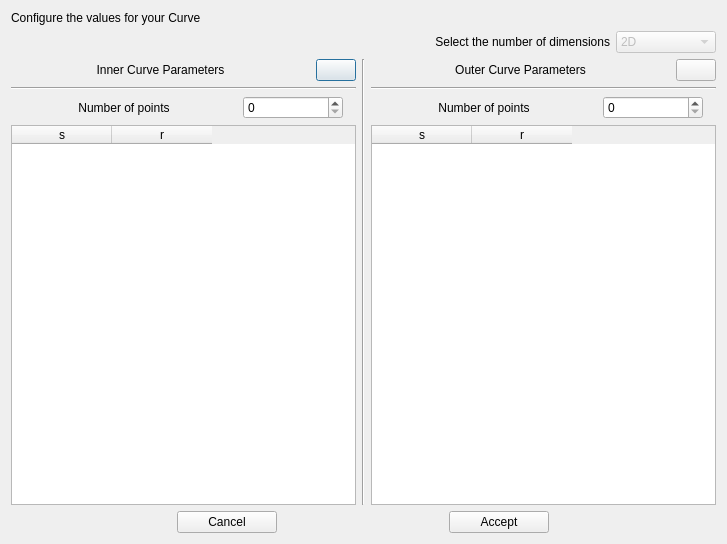
<?xml version="1.0" encoding="UTF-8"?>
<ui version="4.0">
 <class>VirtualCurveDialog</class>
 <widget class="QDialog" name="VirtualCurveDialog">
  <property name="geometry">
   <rect>
    <x>0</x>
    <y>0</y>
    <width>727</width>
    <height>544</height>
   </rect>
  </property>
  <property name="windowTitle">
   <string>Dialog</string>
  </property>
  <layout class="QVBoxLayout" name="verticalLayout_3">
   <item>
    <widget class="QLabel" name="label">
     <property name="text">
      <string>Configure the values for your Curve</string>
     </property>
    </widget>
   </item>
   <item>
    <layout class="QHBoxLayout" name="horizontalLayout">
     <item>
      <widget class="QLabel" name="label_6">
       <property name="text">
        <string>Select the number of dimensions</string>
       </property>
       <property name="alignment">
        <set>Qt::AlignRight|Qt::AlignTrailing|Qt::AlignVCenter</set>
       </property>
      </widget>
     </item>
     <item>
      <widget class="QComboBox" name="selectedDimension">
       <property name="enabled">
        <bool>false</bool>
       </property>
       <property name="maximumSize">
        <size>
         <width>100</width>
         <height>100</height>
        </size>
       </property>
       <item>
        <property name="text">
         <string>2D</string>
        </property>
       </item>
       <item>
        <property name="text">
         <string>3D</string>
        </property>
       </item>
      </widget>
     </item>
    </layout>
   </item>
   <item>
    <layout class="QHBoxLayout" name="horizontalLayout_6">
     <item>
      <layout class="QVBoxLayout" name="verticalLayout">
       <item>
        <layout class="QHBoxLayout" name="horizontalLayout_4">
         <item>
          <widget class="QLabel" name="label_2">
           <property name="text">
            <string>Inner Curve Parameters</string>
           </property>
           <property name="alignment">
            <set>Qt::AlignCenter</set>
           </property>
          </widget>
         </item>
         <item>
          <widget class="QPushButton" name="innerButtonHelp">
           <property name="maximumSize">
            <size>
             <width>40</width>
             <height>40</height>
            </size>
           </property>
           <property name="text">
            <string/>
           </property>
           <property name="icon">
            <iconset resource="../../toolbarIcons.qrc">
             <normaloff>:/solverIcons/images/help.png</normaloff>:/solverIcons/images/help.png</iconset>
           </property>
          </widget>
         </item>
        </layout>
       </item>
       <item>
        <widget class="Line" name="line">
         <property name="orientation">
          <enum>Qt::Horizontal</enum>
         </property>
        </widget>
       </item>
       <item>
        <layout class="QHBoxLayout" name="horizontalLayout_3">
         <item>
          <widget class="QLabel" name="label_4">
           <property name="maximumSize">
            <size>
             <width>200</width>
             <height>100</height>
            </size>
           </property>
           <property name="text">
            <string>Number of points</string>
           </property>
           <property name="alignment">
            <set>Qt::AlignCenter</set>
           </property>
          </widget>
         </item>
         <item>
          <widget class="QSpinBox" name="innerCurveSpinBox">
           <property name="maximumSize">
            <size>
             <width>100</width>
             <height>100</height>
            </size>
           </property>
          </widget>
         </item>
        </layout>
       </item>
       <item>
        <widget class="QTableWidget" name="innerTable">
         <column>
          <property name="text">
           <string>s</string>
          </property>
         </column>
         <column>
          <property name="text">
           <string>r</string>
          </property>
         </column>
        </widget>
       </item>
      </layout>
     </item>
     <item>
      <widget class="Line" name="line_3">
       <property name="orientation">
        <enum>Qt::Vertical</enum>
       </property>
      </widget>
     </item>
     <item>
      <layout class="QVBoxLayout" name="verticalLayout_2">
       <item>
        <layout class="QHBoxLayout" name="horizontalLayout_5">
         <item>
          <widget class="QLabel" name="label_3">
           <property name="text">
            <string>Outer Curve Parameters</string>
           </property>
           <property name="alignment">
            <set>Qt::AlignCenter</set>
           </property>
          </widget>
         </item>
         <item>
          <widget class="QPushButton" name="outerButtonHelp">
           <property name="maximumSize">
            <size>
             <width>40</width>
             <height>40</height>
            </size>
           </property>
           <property name="text">
            <string/>
           </property>
           <property name="icon">
            <iconset resource="../../toolbarIcons.qrc">
             <normaloff>:/solverIcons/images/help.png</normaloff>:/solverIcons/images/help.png</iconset>
           </property>
          </widget>
         </item>
        </layout>
       </item>
       <item>
        <widget class="Line" name="line_2">
         <property name="orientation">
          <enum>Qt::Horizontal</enum>
         </property>
        </widget>
       </item>
       <item>
        <layout class="QHBoxLayout" name="horizontalLayout_2">
         <item>
          <widget class="QLabel" name="label_5">
           <property name="maximumSize">
            <size>
             <width>200</width>
             <height>100</height>
            </size>
           </property>
           <property name="text">
            <string>Number of points</string>
           </property>
           <property name="alignment">
            <set>Qt::AlignCenter</set>
           </property>
          </widget>
         </item>
         <item>
          <widget class="QSpinBox" name="outerCurvespinBox">
           <property name="maximumSize">
            <size>
             <width>100</width>
             <height>100</height>
            </size>
           </property>
          </widget>
         </item>
        </layout>
       </item>
       <item>
        <widget class="QTableWidget" name="outerTable">
         <column>
          <property name="text">
           <string>s</string>
          </property>
         </column>
         <column>
          <property name="text">
           <string>r</string>
          </property>
         </column>
        </widget>
       </item>
      </layout>
     </item>
    </layout>
   </item>
   <item>
    <layout class="QGridLayout" name="gridLayout">
     <item row="0" column="2">
      <widget class="QPushButton" name="acceptButton">
       <property name="maximumSize">
        <size>
         <width>100</width>
         <height>30</height>
        </size>
       </property>
       <property name="text">
        <string>Accept</string>
       </property>
      </widget>
     </item>
     <item row="0" column="1">
      <widget class="QPushButton" name="cancelButton">
       <property name="maximumSize">
        <size>
         <width>100</width>
         <height>100</height>
        </size>
       </property>
       <property name="text">
        <string>Cancel</string>
       </property>
      </widget>
     </item>
    </layout>
   </item>
  </layout>
  <zorder>label</zorder>
  <zorder></zorder>
 </widget>
 <resources>
  <include location="../../toolbarIcons.qrc"/>
 </resources>
 <connections/>
</ui>
